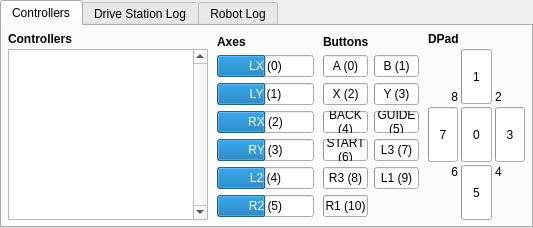
     <widget class="QTabWidget" name="tabs">
      <property name="sizePolicy">
       <sizepolicy hsizetype="Expanding" vsizetype="Fixed">
        <horstretch>0</horstretch>
        <verstretch>0</verstretch>
       </sizepolicy>
      </property>
      <property name="tabShape">
       <enum>QTabWidget::Rounded</enum>
      </property>
      <property name="currentIndex">
       <number>0</number>
      </property>
      <property name="elideMode">
       <enum>Qt::ElideNone</enum>
      </property>
      <property name="usesScrollButtons">
       <bool>true</bool>
      </property>
      <widget class="QWidget" name="tab_controller">
       <attribute name="title">
        <string>Controllers</string>
       </attribute>
       <layout class="QHBoxLayout" name="horizontalLayout" stretch="0,1,1,1">
        <property name="spacing">
         <number>3</number>
        </property>
        <property name="leftMargin">
         <number>3</number>
        </property>
        <property name="topMargin">
         <number>3</number>
        </property>
        <property name="rightMargin">
         <number>3</number>
        </property>
        <property name="bottomMargin">
         <number>3</number>
        </property>
        <item>
         <widget class="QWidget" name="pnl_controllers" native="true">
          <property name="sizePolicy">
           <sizepolicy hsizetype="Preferred" vsizetype="Preferred">
            <horstretch>0</horstretch>
            <verstretch>0</verstretch>
           </sizepolicy>
          </property>
          <layout class="QVBoxLayout" name="verticalLayout_6">
           <property name="spacing">
            <number>3</number>
           </property>
           <property name="leftMargin">
            <number>3</number>
           </property>
           <property name="topMargin">
            <number>3</number>
           </property>
           <property name="rightMargin">
            <number>3</number>
           </property>
           <property name="bottomMargin">
            <number>3</number>
           </property>
           <item>
            <widget class="QLabel" name="lbl_controllers">
             <property name="font">
              <font>
               <bold>true</bold>
              </font>
             </property>
             <property name="text">
              <string>Controllers</string>
             </property>
            </widget>
           </item>
           <item>
            <widget class="QListWidget" name="lst_controllers">
             <property name="sizePolicy">
              <sizepolicy hsizetype="Minimum" vsizetype="Expanding">
               <horstretch>0</horstretch>
               <verstretch>0</verstretch>
              </sizepolicy>
             </property>
             <property name="minimumSize">
              <size>
               <width>200</width>
               <height>0</height>
              </size>
             </property>
             <property name="verticalScrollBarPolicy">
              <enum>Qt::ScrollBarAlwaysOn</enum>
             </property>
             <property name="horizontalScrollBarPolicy">
              <enum>Qt::ScrollBarAlwaysOff</enum>
             </property>
             <property name="sizeAdjustPolicy">
              <enum>QAbstractScrollArea::AdjustToContents</enum>
             </property>
             <property name="dragEnabled">
              <bool>true</bool>
             </property>
             <property name="dragDropOverwriteMode">
              <bool>true</bool>
             </property>
             <property name="dragDropMode">
              <enum>QAbstractItemView::InternalMove</enum>
             </property>
            </widget>
           </item>
          </layout>
         </widget>
        </item>
        <item>
         <widget class="QWidget" name="pnl_axes" native="true">
          <property name="sizePolicy">
           <sizepolicy hsizetype="Preferred" vsizetype="Preferred">
            <horstretch>0</horstretch>
            <verstretch>0</verstretch>
           </sizepolicy>
          </property>
          <layout class="QVBoxLayout" name="verticalLayout_7">
           <property name="spacing">
            <number>3</number>
           </property>
           <property name="leftMargin">
            <number>3</number>
           </property>
           <property name="topMargin">
            <number>3</number>
           </property>
           <property name="rightMargin">
            <number>3</number>
           </property>
           <property name="bottomMargin">
            <number>3</number>
           </property>
           <item>
            <widget class="QLabel" name="lbl_axes">
             <property name="sizePolicy">
              <sizepolicy hsizetype="Preferred" vsizetype="Fixed">
               <horstretch>0</horstretch>
               <verstretch>0</verstretch>
              </sizepolicy>
             </property>
             <property name="font">
              <font>
               <bold>true</bold>
              </font>
             </property>
             <property name="text">
              <string>Axes</string>
             </property>
            </widget>
           </item>
           <item>
            <widget class="QProgressBar" name="pbar_lx">
             <property name="minimumSize">
              <size>
               <width>1</width>
               <height>0</height>
              </size>
             </property>
             <property name="font">
              <font>
               <bold>false</bold>
              </font>
             </property>
             <property name="styleSheet">
              <string notr="true"/>
             </property>
             <property name="minimum">
              <number>-100</number>
             </property>
             <property name="value">
              <number>0</number>
             </property>
             <property name="alignment">
              <set>Qt::AlignCenter</set>
             </property>
             <property name="format">
              <string>LX (0)</string>
             </property>
            </widget>
           </item>
           <item>
            <widget class="QProgressBar" name="pbar_ly">
             <property name="minimumSize">
              <size>
               <width>1</width>
               <height>0</height>
              </size>
             </property>
             <property name="font">
              <font>
               <bold>false</bold>
              </font>
             </property>
             <property name="minimum">
              <number>-100</number>
             </property>
             <property name="value">
              <number>0</number>
             </property>
             <property name="alignment">
              <set>Qt::AlignCenter</set>
             </property>
             <property name="format">
              <string>LY (1)</string>
             </property>
            </widget>
           </item>
           <item>
            <widget class="QProgressBar" name="pbar_rx">
             <property name="minimumSize">
              <size>
               <width>1</width>
               <height>0</height>
              </size>
             </property>
             <property name="font">
              <font>
               <bold>false</bold>
              </font>
             </property>
             <property name="minimum">
              <number>-100</number>
             </property>
             <property name="value">
              <number>0</number>
             </property>
             <property name="alignment">
              <set>Qt::AlignCenter</set>
             </property>
             <property name="format">
              <string>RX (2)</string>
             </property>
            </widget>
           </item>
           <item>
            <widget class="QProgressBar" name="pbar_ry">
             <property name="minimumSize">
              <size>
               <width>1</width>
               <height>0</height>
              </size>
             </property>
             <property name="font">
              <font>
               <bold>false</bold>
              </font>
             </property>
             <property name="minimum">
              <number>-100</number>
             </property>
             <property name="value">
              <number>0</number>
             </property>
             <property name="alignment">
              <set>Qt::AlignCenter</set>
             </property>
             <property name="format">
              <string>RY (3)</string>
             </property>
            </widget>
           </item>
           <item>
            <widget class="QProgressBar" name="pbar_l2">
             <property name="minimumSize">
              <size>
               <width>1</width>
               <height>0</height>
              </size>
             </property>
             <property name="font">
              <font>
               <bold>false</bold>
              </font>
             </property>
             <property name="minimum">
              <number>-100</number>
             </property>
             <property name="value">
              <number>0</number>
             </property>
             <property name="alignment">
              <set>Qt::AlignCenter</set>
             </property>
             <property name="format">
              <string>L2 (4)</string>
             </property>
            </widget>
           </item>
           <item>
            <widget class="QProgressBar" name="pbar_r2">
             <property name="minimumSize">
              <size>
               <width>1</width>
               <height>0</height>
              </size>
             </property>
             <property name="font">
              <font>
               <bold>false</bold>
              </font>
             </property>
             <property name="minimum">
              <number>-100</number>
             </property>
             <property name="value">
              <number>0</number>
             </property>
             <property name="alignment">
              <set>Qt::AlignCenter</set>
             </property>
             <property name="format">
              <string>R2 (5)</string>
             </property>
            </widget>
           </item>
          </layout>
         </widget>
        </item>
        <item>
         <widget class="QWidget" name="pnl_buttons" native="true">
          <property name="sizePolicy">
           <sizepolicy hsizetype="Preferred" vsizetype="Preferred">
            <horstretch>0</horstretch>
            <verstretch>0</verstretch>
           </sizepolicy>
          </property>
          <layout class="QGridLayout" name="gridLayout_2">
           <property name="leftMargin">
            <number>3</number>
           </property>
           <property name="topMargin">
            <number>3</number>
           </property>
           <property name="rightMargin">
            <number>3</number>
           </property>
           <property name="bottomMargin">
            <number>3</number>
           </property>
           <property name="verticalSpacing">
            <number>3</number>
           </property>
           <item row="3" column="0">
            <widget class="QProgressBar" name="pbar_back">
             <property name="minimumSize">
              <size>
               <width>1</width>
               <height>0</height>
              </size>
             </property>
             <property name="font">
              <font>
               <bold>false</bold>
              </font>
             </property>
             <property name="maximum">
              <number>1</number>
             </property>
             <property name="value">
              <number>0</number>
             </property>
             <property name="alignment">
              <set>Qt::AlignCenter</set>
             </property>
             <property name="format">
              <string>BACK (4)</string>
             </property>
            </widget>
           </item>
           <item row="4" column="0">
            <widget class="QProgressBar" name="pbar_start">
             <property name="minimumSize">
              <size>
               <width>1</width>
               <height>0</height>
              </size>
             </property>
             <property name="font">
              <font>
               <bold>false</bold>
              </font>
             </property>
             <property name="maximum">
              <number>1</number>
             </property>
             <property name="value">
              <number>0</number>
             </property>
             <property name="alignment">
              <set>Qt::AlignCenter</set>
             </property>
             <property name="format">
              <string>START (6)</string>
             </property>
            </widget>
           </item>
           <item row="4" column="1">
            <widget class="QProgressBar" name="pbar_l3">
             <property name="minimumSize">
              <size>
               <width>1</width>
               <height>0</height>
              </size>
             </property>
             <property name="font">
              <font>
               <bold>false</bold>
              </font>
             </property>
             <property name="maximum">
              <number>1</number>
             </property>
             <property name="value">
              <number>0</number>
             </property>
             <property name="alignment">
              <set>Qt::AlignCenter</set>
             </property>
             <property name="format">
              <string>L3 (7)</string>
             </property>
            </widget>
           </item>
           <item row="1" column="1">
            <widget class="QProgressBar" name="pbar_b">
             <property name="minimumSize">
              <size>
               <width>1</width>
               <height>0</height>
              </size>
             </property>
             <property name="font">
              <font>
               <bold>false</bold>
              </font>
             </property>
             <property name="maximum">
              <number>1</number>
             </property>
             <property name="value">
              <number>0</number>
             </property>
             <property name="alignment">
              <set>Qt::AlignCenter</set>
             </property>
             <property name="format">
              <string>B (1)</string>
             </property>
            </widget>
           </item>
           <item row="2" column="0">
            <widget class="QProgressBar" name="pbar_x">
             <property name="minimumSize">
              <size>
               <width>1</width>
               <height>0</height>
              </size>
             </property>
             <property name="font">
              <font>
               <bold>false</bold>
              </font>
             </property>
             <property name="maximum">
              <number>1</number>
             </property>
             <property name="value">
              <number>0</number>
             </property>
             <property name="alignment">
              <set>Qt::AlignCenter</set>
             </property>
             <property name="format">
              <string>X (2)</string>
             </property>
            </widget>
           </item>
           <item row="3" column="1">
            <widget class="QProgressBar" name="pbar_guide">
             <property name="minimumSize">
              <size>
               <width>1</width>
               <height>0</height>
              </size>
             </property>
             <property name="font">
              <font>
               <bold>false</bold>
              </font>
             </property>
             <property name="maximum">
              <number>1</number>
             </property>
             <property name="value">
              <number>0</number>
             </property>
             <property name="alignment">
              <set>Qt::AlignCenter</set>
             </property>
             <property name="format">
              <string>GUIDE (5)</string>
             </property>
            </widget>
           </item>
           <item row="2" column="1">
            <widget class="QProgressBar" name="pbar_y">
             <property name="minimumSize">
              <size>
               <width>1</width>
               <height>0</height>
              </size>
             </property>
             <property name="font">
              <font>
               <bold>false</bold>
              </font>
             </property>
             <property name="maximum">
              <number>1</number>
             </property>
             <property name="value">
              <number>0</number>
             </property>
             <property name="alignment">
              <set>Qt::AlignCenter</set>
             </property>
             <property name="format">
              <string>Y (3)</string>
             </property>
            </widget>
           </item>
           <item row="5" column="0">
            <widget class="QProgressBar" name="pbar_r3">
             <property name="minimumSize">
              <size>
               <width>1</width>
               <height>0</height>
              </size>
             </property>
             <property name="font">
              <font>
               <bold>false</bold>
              </font>
             </property>
             <property name="maximum">
              <number>1</number>
             </property>
             <property name="value">
              <number>0</number>
             </property>
             <property name="alignment">
              <set>Qt::AlignCenter</set>
             </property>
             <property name="format">
              <string>R3 (8)</string>
             </property>
            </widget>
           </item>
           <item row="1" column="0">
            <widget class="QProgressBar" name="pbar_a">
             <property name="minimumSize">
              <size>
               <width>1</width>
               <height>0</height>
              </size>
             </property>
             <property name="font">
              <font>
               <bold>false</bold>
              </font>
             </property>
             <property name="maximum">
              <number>1</number>
             </property>
             <property name="value">
              <number>0</number>
             </property>
             <property name="alignment">
              <set>Qt::AlignCenter</set>
             </property>
             <property name="format">
              <string>A (0)</string>
             </property>
            </widget>
           </item>
           <item row="6" column="0">
            <widget class="QProgressBar" name="pbar_r1">
             <property name="minimumSize">
              <size>
               <width>1</width>
               <height>0</height>
              </size>
             </property>
             <property name="font">
              <font>
               <bold>false</bold>
              </font>
             </property>
             <property name="maximum">
              <number>1</number>
             </property>
             <property name="value">
              <number>0</number>
             </property>
             <property name="alignment">
              <set>Qt::AlignCenter</set>
             </property>
             <property name="format">
              <string>R1 (10)</string>
             </property>
            </widget>
           </item>
           <item row="5" column="1">
            <widget class="QProgressBar" name="pbar_l1">
             <property name="minimumSize">
              <size>
               <width>1</width>
               <height>0</height>
              </size>
             </property>
             <property name="font">
              <font>
               <bold>false</bold>
              </font>
             </property>
             <property name="maximum">
              <number>1</number>
             </property>
             <property name="value">
              <number>0</number>
             </property>
             <property name="alignment">
              <set>Qt::AlignCenter</set>
             </property>
             <property name="format">
              <string>L1 (9)</string>
             </property>
            </widget>
           </item>
           <item row="0" column="0" colspan="2">
            <widget class="QLabel" name="lbl_buttons">
             <property name="sizePolicy">
              <sizepolicy hsizetype="Preferred" vsizetype="Fixed">
               <horstretch>0</horstretch>
               <verstretch>0</verstretch>
              </sizepolicy>
             </property>
             <property name="font">
              <font>
               <bold>true</bold>
              </font>
             </property>
             <property name="text">
              <string>Buttons</string>
             </property>
            </widget>
           </item>
          </layout>
         </widget>
        </item>
        <item>
         <widget class="QWidget" name="pnl_dpad" native="true">
          <property name="sizePolicy">
           <sizepolicy hsizetype="Preferred" vsizetype="Preferred">
            <horstretch>0</horstretch>
            <verstretch>0</verstretch>
           </sizepolicy>
          </property>
          <layout class="QGridLayout" name="gridLayout_3">
           <property name="leftMargin">
            <number>3</number>
           </property>
           <property name="topMargin">
            <number>3</number>
           </property>
           <property name="rightMargin">
            <number>3</number>
           </property>
           <property name="bottomMargin">
            <number>3</number>
           </property>
           <property name="spacing">
            <number>3</number>
           </property>
           <item row="3" column="0">
            <widget class="QLabel" name="lbl_dpad_6">
             <property name="sizePolicy">
              <sizepolicy hsizetype="Expanding" vsizetype="Expanding">
               <horstretch>0</horstretch>
               <verstretch>0</verstretch>
              </sizepolicy>
             </property>
             <property name="font">
              <font>
               <bold>false</bold>
              </font>
             </property>
             <property name="text">
              <string>6</string>
             </property>
             <property name="alignment">
              <set>Qt::AlignRight|Qt::AlignTop|Qt::AlignTrailing</set>
             </property>
            </widget>
           </item>
           <item row="1" column="0">
            <widget class="QLabel" name="lbl_dpad_8">
             <property name="sizePolicy">
              <sizepolicy hsizetype="Expanding" vsizetype="Expanding">
               <horstretch>0</horstretch>
               <verstretch>0</verstretch>
              </sizepolicy>
             </property>
             <property name="font">
              <font>
               <bold>false</bold>
              </font>
             </property>
             <property name="text">
              <string>8</string>
             </property>
             <property name="alignment">
              <set>Qt::AlignBottom|Qt::AlignRight|Qt::AlignTrailing</set>
             </property>
            </widget>
           </item>
           <item row="0" column="0" colspan="3">
            <widget class="QLabel" name="lbl_dpad">
             <property name="sizePolicy">
              <sizepolicy hsizetype="Preferred" vsizetype="Fixed">
               <horstretch>0</horstretch>
               <verstretch>0</verstretch>
              </sizepolicy>
             </property>
             <property name="font">
              <font>
               <bold>true</bold>
              </font>
             </property>
             <property name="text">
              <string>DPad</string>
             </property>
            </widget>
           </item>
           <item row="1" column="2">
            <widget class="QLabel" name="lbl_dpad_2">
             <property name="sizePolicy">
              <sizepolicy hsizetype="Expanding" vsizetype="Expanding">
               <horstretch>0</horstretch>
               <verstretch>0</verstretch>
              </sizepolicy>
             </property>
             <property name="font">
              <font>
               <bold>false</bold>
              </font>
             </property>
             <property name="text">
              <string>2</string>
             </property>
             <property name="alignment">
              <set>Qt::AlignBottom|Qt::AlignLeading|Qt::AlignLeft</set>
             </property>
            </widget>
           </item>
           <item row="3" column="2">
            <widget class="QLabel" name="lbl_dpad_4">
             <property name="sizePolicy">
              <sizepolicy hsizetype="Expanding" vsizetype="Expanding">
               <horstretch>0</horstretch>
               <verstretch>0</verstretch>
              </sizepolicy>
             </property>
             <property name="font">
              <font>
               <bold>false</bold>
              </font>
             </property>
             <property name="text">
              <string>4</string>
             </property>
             <property name="alignment">
              <set>Qt::AlignLeading|Qt::AlignLeft|Qt::AlignTop</set>
             </property>
            </widget>
           </item>
           <item row="2" column="1">
            <widget class="QProgressBar" name="pbar_dpad_0">
             <property name="sizePolicy">
              <sizepolicy hsizetype="Expanding" vsizetype="Expanding">
               <horstretch>0</horstretch>
               <verstretch>0</verstretch>
              </sizepolicy>
             </property>
             <property name="minimumSize">
              <size>
               <width>1</width>
               <height>0</height>
              </size>
             </property>
             <property name="font">
              <font>
               <bold>false</bold>
              </font>
             </property>
             <property name="maximum">
              <number>1</number>
             </property>
             <property name="value">
              <number>0</number>
             </property>
             <property name="alignment">
              <set>Qt::AlignCenter</set>
             </property>
             <property name="format">
              <string>0</string>
             </property>
            </widget>
           </item>
           <item row="3" column="1">
            <widget class="QProgressBar" name="pbar_dpad_down">
             <property name="sizePolicy">
              <sizepolicy hsizetype="Expanding" vsizetype="Expanding">
               <horstretch>0</horstretch>
               <verstretch>0</verstretch>
              </sizepolicy>
             </property>
             <property name="minimumSize">
              <size>
               <width>1</width>
               <height>0</height>
              </size>
             </property>
             <property name="font">
              <font>
               <bold>false</bold>
              </font>
             </property>
             <property name="maximum">
              <number>1</number>
             </property>
             <property name="value">
              <number>0</number>
             </property>
             <property name="alignment">
              <set>Qt::AlignCenter</set>
             </property>
             <property name="format">
              <string>5</string>
             </property>
            </widget>
           </item>
           <item row="1" column="1">
            <widget class="QProgressBar" name="pbar_dpad_up">
             <property name="sizePolicy">
              <sizepolicy hsizetype="Expanding" vsizetype="Expanding">
               <horstretch>0</horstretch>
               <verstretch>0</verstretch>
              </sizepolicy>
             </property>
             <property name="minimumSize">
              <size>
               <width>1</width>
               <height>0</height>
              </size>
             </property>
             <property name="font">
              <font>
               <bold>false</bold>
              </font>
             </property>
             <property name="maximum">
              <number>1</number>
             </property>
             <property name="value">
              <number>0</number>
             </property>
             <property name="alignment">
              <set>Qt::AlignCenter</set>
             </property>
             <property name="format">
              <string>1</string>
             </property>
            </widget>
           </item>
           <item row="2" column="2">
            <widget class="QProgressBar" name="pbar_dpad_right">
             <property name="sizePolicy">
              <sizepolicy hsizetype="Expanding" vsizetype="Expanding">
               <horstretch>0</horstretch>
               <verstretch>0</verstretch>
              </sizepolicy>
             </property>
             <property name="minimumSize">
              <size>
               <width>1</width>
               <height>0</height>
              </size>
             </property>
             <property name="font">
              <font>
               <bold>false</bold>
              </font>
             </property>
             <property name="maximum">
              <number>1</number>
             </property>
             <property name="value">
              <number>0</number>
             </property>
             <property name="alignment">
              <set>Qt::AlignCenter</set>
             </property>
             <property name="format">
              <string>3</string>
             </property>
            </widget>
           </item>
           <item row="2" column="0">
            <widget class="QProgressBar" name="pbar_dpad_left">
             <property name="sizePolicy">
              <sizepolicy hsizetype="Expanding" vsizetype="Expanding">
               <horstretch>0</horstretch>
               <verstretch>0</verstretch>
              </sizepolicy>
             </property>
             <property name="minimumSize">
              <size>
               <width>1</width>
               <height>0</height>
              </size>
             </property>
             <property name="font">
              <font>
               <bold>false</bold>
              </font>
             </property>
             <property name="maximum">
              <number>1</number>
             </property>
             <property name="value">
              <number>0</number>
             </property>
             <property name="alignment">
              <set>Qt::AlignCenter</set>
             </property>
             <property name="format">
              <string>7</string>
             </property>
            </widget>
           </item>
          </layout>
         </widget>
        </item>
       </layout>
      </widget>
      <widget class="QWidget" name="tab_dslog">
       <attribute name="title">
        <string>Drive Station Log</string>
       </attribute>
       <layout class="QVBoxLayout" name="verticalLayout_10">
        <property name="spacing">
         <number>3</number>
        </property>
        <property name="leftMargin">
         <number>3</number>
        </property>
        <property name="topMargin">
         <number>3</number>
        </property>
        <property name="rightMargin">
         <number>3</number>
        </property>
        <property name="bottomMargin">
         <number>3</number>
        </property>
        <item>
         <widget class="QPlainTextEdit" name="txt_ds_log">
          <property name="undoRedoEnabled">
           <bool>false</bool>
          </property>
          <property name="lineWrapMode">
           <enum>QPlainTextEdit::NoWrap</enum>
          </property>
          <property name="readOnly">
           <bool>true</bool>
          </property>
         </widget>
        </item>
       </layout>
      </widget>
      <widget class="QWidget" name="tab_robot_log">
       <attribute name="title">
        <string>Robot Log</string>
       </attribute>
       <layout class="QVBoxLayout" name="verticalLayout_11">
        <property name="spacing">
         <number>3</number>
        </property>
        <property name="leftMargin">
         <number>3</number>
        </property>
        <property name="topMargin">
         <number>3</number>
        </property>
        <property name="rightMargin">
         <number>3</number>
        </property>
        <property name="bottomMargin">
         <number>3</number>
        </property>
        <item>
         <widget class="QPlainTextEdit" name="txt_robot_log">
          <property name="undoRedoEnabled">
           <bool>false</bool>
          </property>
          <property name="readOnly">
           <bool>true</bool>
          </property>
         </widget>
        </item>
       </layout>
      </widget>
     </widget>
